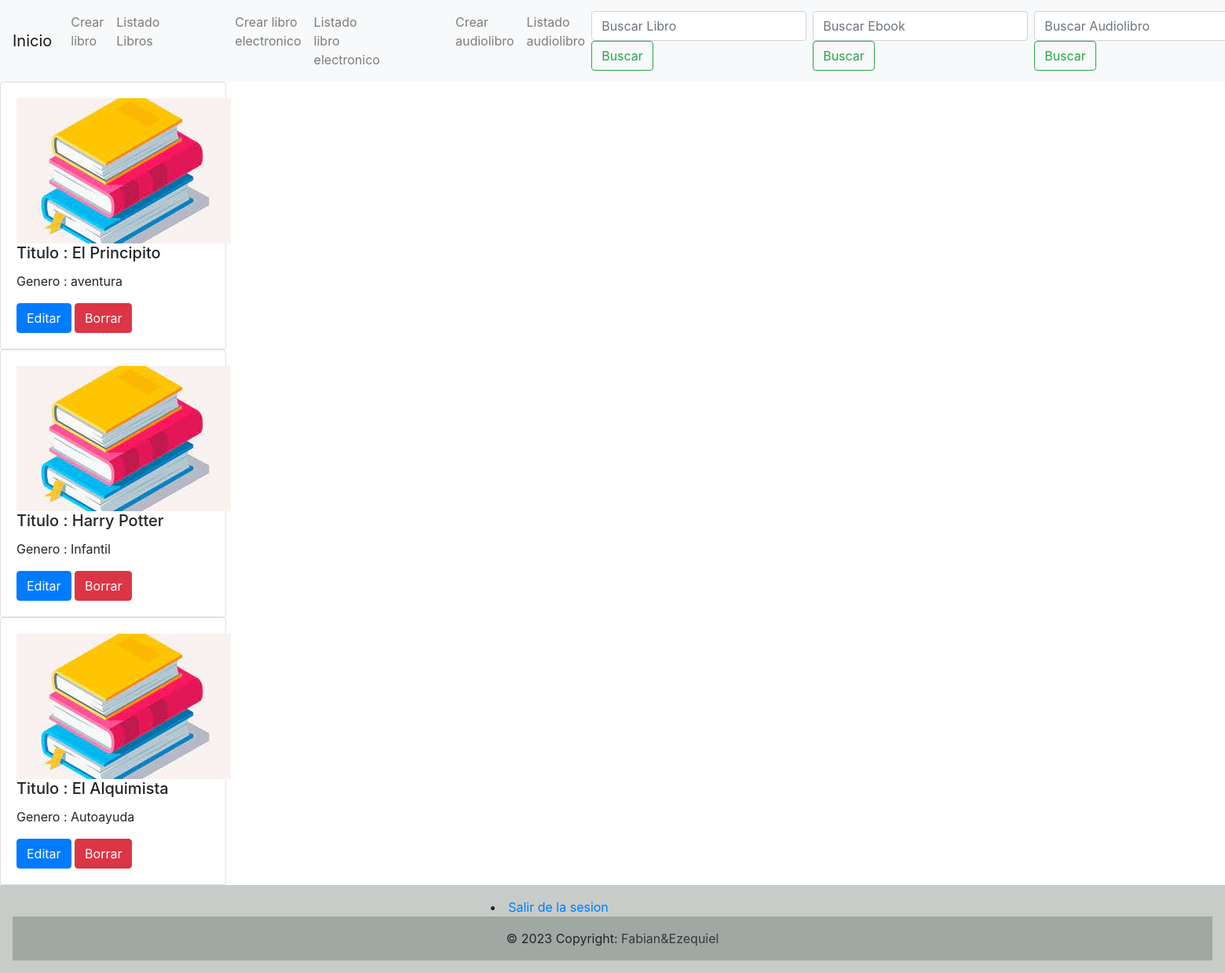
/list_book/ (signed in), run on an earlier commit of the app's database.
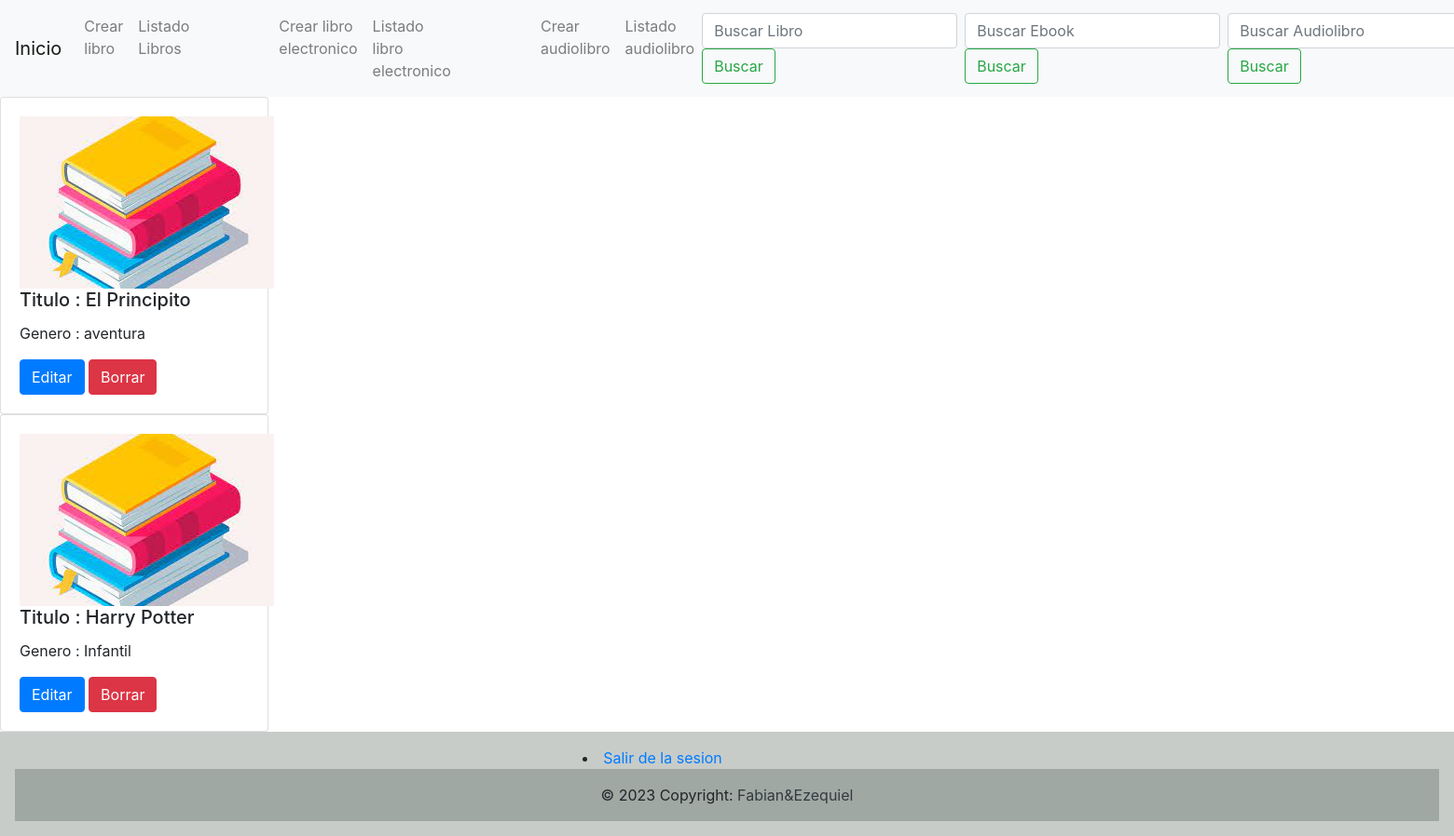
And on a later commit of the database.
### catalog/models.py (models this page shows, shortened)
class Books(models.Model):
    title = models.CharField(max_length=120)
    book_genre = models.CharField(max_length=40)

### catalog/views.py (the view)
# urls.py: path("list_book/", list_book, name = "list_book" ),
@login_required
def list_book(request):
    books = Books.objects.all()
    context = {
        "book":books
    }
    return render(request, "list_book.html", context=context)

### templates/list_book.html (shortened to what this page needs)
{% extends 'base.html' %}
{% block contenido_que_cambia %}
{% for book in book %}
<div class="card" style="width: 18rem;">
    <div class="card-body">
      <img class="" alt="...">
      <h5 class="card-title"> Titulo : {{book.title}}</h5>
      <p class="card-text">  Genero : {{book.book_genre}}</p>
      <a href="/update_book/{{book.id}}/" class = "btn btn-primary">Editar</a>
      <a href="/delete_book/{{book.id}}/" class = "btn btn-danger">Borrar</a>
    </div>
</div>
{% endfor%}
{% endblock %}

What changed in the data, as far as the page shows it:
removed Books: title "El Alquimista", book_genre "Autoayuda"
